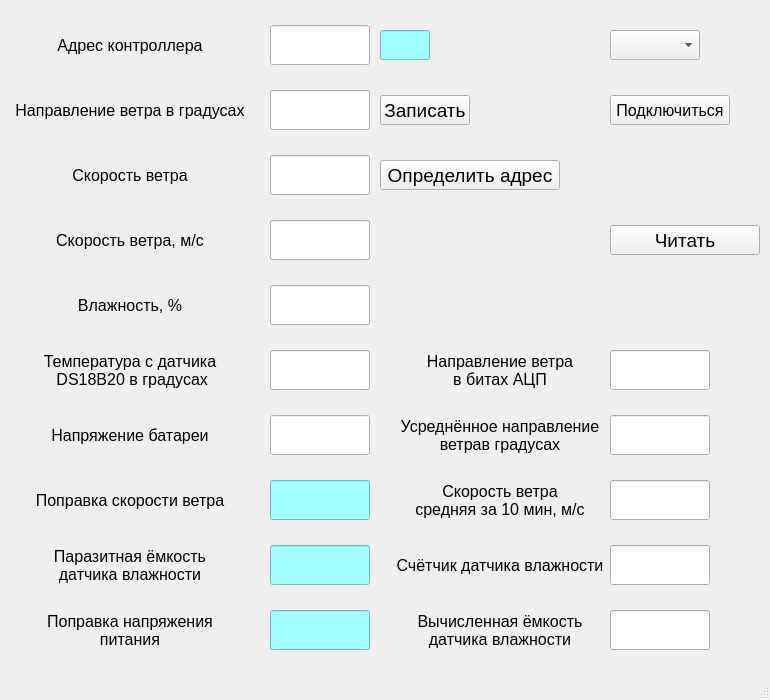
<?xml version="1.0" encoding="UTF-8"?>
<ui version="4.0">
 <class>MainWindow</class>
 <widget class="QMainWindow" name="MainWindow">
  <property name="geometry">
   <rect>
    <x>0</x>
    <y>0</y>
    <width>770</width>
    <height>700</height>
   </rect>
  </property>
  <property name="minimumSize">
   <size>
    <width>770</width>
    <height>700</height>
   </size>
  </property>
  <property name="maximumSize">
   <size>
    <width>810</width>
    <height>700</height>
   </size>
  </property>
  <property name="windowTitle">
   <string>Контроллер метеостанции</string>
  </property>
  <widget class="QWidget" name="centralwidget">
   <layout class="QGridLayout" name="gridLayout">
    <property name="leftMargin">
     <number>10</number>
    </property>
    <property name="topMargin">
     <number>10</number>
    </property>
    <property name="rightMargin">
     <number>10</number>
    </property>
    <property name="bottomMargin">
     <number>10</number>
    </property>
    <property name="spacing">
     <number>10</number>
    </property>
    <item row="6" column="0" colspan="4">
     <widget class="QLabel" name="label_6">
      <property name="minimumSize">
       <size>
        <width>240</width>
        <height>0</height>
       </size>
      </property>
      <property name="maximumSize">
       <size>
        <width>240</width>
        <height>16777215</height>
       </size>
      </property>
      <property name="font">
       <font>
        <family>Arial</family>
        <pointsize>12</pointsize>
       </font>
      </property>
      <property name="text">
       <string>Скорость ветра</string>
      </property>
      <property name="alignment">
       <set>Qt::AlignCenter</set>
      </property>
     </widget>
    </item>
    <item row="12" column="4">
     <widget class="QLineEdit" name="voltage">
      <property name="minimumSize">
       <size>
        <width>100</width>
        <height>40</height>
       </size>
      </property>
      <property name="maximumSize">
       <size>
        <width>100</width>
        <height>40</height>
       </size>
      </property>
      <property name="font">
       <font>
        <family>Arial</family>
        <pointsize>14</pointsize>
       </font>
      </property>
      <property name="styleSheet">
       <string notr="true"/>
      </property>
      <property name="alignment">
       <set>Qt::AlignCenter</set>
      </property>
      <property name="readOnly">
       <bool>true</bool>
      </property>
     </widget>
    </item>
    <item row="16" column="0" colspan="4">
     <widget class="QLabel" name="label_15">
      <property name="minimumSize">
       <size>
        <width>240</width>
        <height>0</height>
       </size>
      </property>
      <property name="maximumSize">
       <size>
        <width>240</width>
        <height>16777215</height>
       </size>
      </property>
      <property name="font">
       <font>
        <family>Arial</family>
        <pointsize>12</pointsize>
       </font>
      </property>
      <property name="text">
       <string>Поправка напряжения
питания</string>
      </property>
      <property name="alignment">
       <set>Qt::AlignCenter</set>
      </property>
     </widget>
    </item>
    <item row="11" column="5">
     <widget class="QLabel" name="label_3">
      <property name="minimumSize">
       <size>
        <width>240</width>
        <height>0</height>
       </size>
      </property>
      <property name="maximumSize">
       <size>
        <width>240</width>
        <height>16777215</height>
       </size>
      </property>
      <property name="font">
       <font>
        <family>Arial</family>
        <pointsize>12</pointsize>
       </font>
      </property>
      <property name="text">
       <string>Направление ветра
в битах АЦП</string>
      </property>
      <property name="alignment">
       <set>Qt::AlignCenter</set>
      </property>
     </widget>
    </item>
    <item row="2" column="7">
     <widget class="QComboBox" name="com_port_cb">
      <property name="minimumSize">
       <size>
        <width>90</width>
        <height>30</height>
       </size>
      </property>
      <property name="maximumSize">
       <size>
        <width>90</width>
        <height>30</height>
       </size>
      </property>
      <property name="font">
       <font>
        <family>Arial</family>
        <pointsize>12</pointsize>
       </font>
      </property>
     </widget>
    </item>
    <item row="10" column="0" colspan="4">
     <widget class="QLabel" name="label_10">
      <property name="minimumSize">
       <size>
        <width>240</width>
        <height>0</height>
       </size>
      </property>
      <property name="maximumSize">
       <size>
        <width>240</width>
        <height>16777215</height>
       </size>
      </property>
      <property name="font">
       <font>
        <family>Arial</family>
        <pointsize>12</pointsize>
       </font>
      </property>
      <property name="text">
       <string>Влажность, %</string>
      </property>
      <property name="alignment">
       <set>Qt::AlignCenter</set>
      </property>
     </widget>
    </item>
    <item row="11" column="0" colspan="4">
     <widget class="QLabel" name="label_11">
      <property name="minimumSize">
       <size>
        <width>240</width>
        <height>0</height>
       </size>
      </property>
      <property name="maximumSize">
       <size>
        <width>240</width>
        <height>16777215</height>
       </size>
      </property>
      <property name="font">
       <font>
        <family>Arial</family>
        <pointsize>12</pointsize>
       </font>
      </property>
      <property name="text">
       <string>Температура с датчика
 DS18B20 в градусах</string>
      </property>
      <property name="alignment">
       <set>Qt::AlignCenter</set>
      </property>
     </widget>
    </item>
    <item row="4" column="4">
     <widget class="QLineEdit" name="direct_wind">
      <property name="minimumSize">
       <size>
        <width>100</width>
        <height>40</height>
       </size>
      </property>
      <property name="maximumSize">
       <size>
        <width>100</width>
        <height>40</height>
       </size>
      </property>
      <property name="font">
       <font>
        <family>Arial</family>
        <pointsize>14</pointsize>
       </font>
      </property>
      <property name="styleSheet">
       <string notr="true"/>
      </property>
      <property name="alignment">
       <set>Qt::AlignCenter</set>
      </property>
      <property name="readOnly">
       <bool>true</bool>
      </property>
     </widget>
    </item>
    <item row="11" column="4">
     <widget class="QLineEdit" name="temp_ds18b20">
      <property name="minimumSize">
       <size>
        <width>100</width>
        <height>40</height>
       </size>
      </property>
      <property name="maximumSize">
       <size>
        <width>100</width>
        <height>40</height>
       </size>
      </property>
      <property name="font">
       <font>
        <family>Arial</family>
        <pointsize>14</pointsize>
       </font>
      </property>
      <property name="styleSheet">
       <string notr="true"/>
      </property>
      <property name="alignment">
       <set>Qt::AlignCenter</set>
      </property>
      <property name="readOnly">
       <bool>true</bool>
      </property>
     </widget>
    </item>
    <item row="13" column="7">
     <widget class="QLineEdit" name="speed_wind_avarage">
      <property name="minimumSize">
       <size>
        <width>100</width>
        <height>40</height>
       </size>
      </property>
      <property name="maximumSize">
       <size>
        <width>100</width>
        <height>40</height>
       </size>
      </property>
      <property name="font">
       <font>
        <family>Arial</family>
        <pointsize>14</pointsize>
       </font>
      </property>
      <property name="styleSheet">
       <string notr="true"/>
      </property>
      <property name="alignment">
       <set>Qt::AlignCenter</set>
      </property>
      <property name="readOnly">
       <bool>true</bool>
      </property>
     </widget>
    </item>
    <item row="11" column="7">
     <widget class="QLineEdit" name="direct_wind_acp">
      <property name="minimumSize">
       <size>
        <width>100</width>
        <height>40</height>
       </size>
      </property>
      <property name="maximumSize">
       <size>
        <width>100</width>
        <height>40</height>
       </size>
      </property>
      <property name="font">
       <font>
        <family>Arial</family>
        <pointsize>14</pointsize>
       </font>
      </property>
      <property name="styleSheet">
       <string notr="true"/>
      </property>
      <property name="text">
       <string/>
      </property>
      <property name="alignment">
       <set>Qt::AlignCenter</set>
      </property>
      <property name="readOnly">
       <bool>true</bool>
      </property>
     </widget>
    </item>
    <item row="7" column="4">
     <widget class="QLineEdit" name="speed_wind_metr">
      <property name="minimumSize">
       <size>
        <width>100</width>
        <height>40</height>
       </size>
      </property>
      <property name="maximumSize">
       <size>
        <width>100</width>
        <height>40</height>
       </size>
      </property>
      <property name="font">
       <font>
        <family>Arial</family>
        <pointsize>14</pointsize>
       </font>
      </property>
      <property name="styleSheet">
       <string notr="true"/>
      </property>
      <property name="alignment">
       <set>Qt::AlignCenter</set>
      </property>
      <property name="readOnly">
       <bool>true</bool>
      </property>
     </widget>
    </item>
    <item row="13" column="4">
     <widget class="QLineEdit" name="diff_speed_wind">
      <property name="minimumSize">
       <size>
        <width>100</width>
        <height>40</height>
       </size>
      </property>
      <property name="maximumSize">
       <size>
        <width>100</width>
        <height>40</height>
       </size>
      </property>
      <property name="font">
       <font>
        <family>Arial</family>
        <pointsize>14</pointsize>
       </font>
      </property>
      <property name="styleSheet">
       <string notr="true">background-color: rgb(161, 255, 255);</string>
      </property>
      <property name="alignment">
       <set>Qt::AlignCenter</set>
      </property>
     </widget>
    </item>
    <item row="12" column="5">
     <widget class="QLabel" name="label_5">
      <property name="minimumSize">
       <size>
        <width>240</width>
        <height>0</height>
       </size>
      </property>
      <property name="maximumSize">
       <size>
        <width>240</width>
        <height>16777215</height>
       </size>
      </property>
      <property name="font">
       <font>
        <family>Arial</family>
        <pointsize>12</pointsize>
       </font>
      </property>
      <property name="text">
       <string>Усреднённое направление
ветрав градусах</string>
      </property>
      <property name="alignment">
       <set>Qt::AlignCenter</set>
      </property>
     </widget>
    </item>
    <item row="2" column="4">
     <widget class="QLineEdit" name="adr_control">
      <property name="minimumSize">
       <size>
        <width>100</width>
        <height>40</height>
       </size>
      </property>
      <property name="maximumSize">
       <size>
        <width>100</width>
        <height>40</height>
       </size>
      </property>
      <property name="font">
       <font>
        <family>Arial</family>
        <pointsize>14</pointsize>
       </font>
      </property>
      <property name="styleSheet">
       <string notr="true"/>
      </property>
      <property name="text">
       <string/>
      </property>
      <property name="cursorPosition">
       <number>0</number>
      </property>
      <property name="alignment">
       <set>Qt::AlignCenter</set>
      </property>
      <property name="readOnly">
       <bool>true</bool>
      </property>
     </widget>
    </item>
    <item row="10" column="4">
     <widget class="QLineEdit" name="humidity">
      <property name="minimumSize">
       <size>
        <width>100</width>
        <height>40</height>
       </size>
      </property>
      <property name="maximumSize">
       <size>
        <width>100</width>
        <height>40</height>
       </size>
      </property>
      <property name="font">
       <font>
        <family>Arial</family>
        <pointsize>14</pointsize>
       </font>
      </property>
      <property name="styleSheet">
       <string notr="true"/>
      </property>
      <property name="alignment">
       <set>Qt::AlignCenter</set>
      </property>
      <property name="readOnly">
       <bool>true</bool>
      </property>
     </widget>
    </item>
    <item row="14" column="0" colspan="4">
     <widget class="QLabel" name="label_13">
      <property name="minimumSize">
       <size>
        <width>240</width>
        <height>0</height>
       </size>
      </property>
      <property name="maximumSize">
       <size>
        <width>240</width>
        <height>16777215</height>
       </size>
      </property>
      <property name="font">
       <font>
        <family>Arial</family>
        <pointsize>12</pointsize>
       </font>
      </property>
      <property name="text">
       <string>Паразитная ёмкость
датчика влажности</string>
      </property>
      <property name="alignment">
       <set>Qt::AlignCenter</set>
      </property>
     </widget>
    </item>
    <item row="12" column="0">
     <widget class="QLabel" name="label_16">
      <property name="minimumSize">
       <size>
        <width>240</width>
        <height>0</height>
       </size>
      </property>
      <property name="maximumSize">
       <size>
        <width>240</width>
        <height>16777215</height>
       </size>
      </property>
      <property name="font">
       <font>
        <family>Arial</family>
        <pointsize>12</pointsize>
       </font>
      </property>
      <property name="text">
       <string>Напряжение батареи</string>
      </property>
      <property name="alignment">
       <set>Qt::AlignCenter</set>
      </property>
     </widget>
    </item>
    <item row="12" column="7">
     <widget class="QLineEdit" name="direct_wind_avarage">
      <property name="minimumSize">
       <size>
        <width>100</width>
        <height>40</height>
       </size>
      </property>
      <property name="maximumSize">
       <size>
        <width>100</width>
        <height>40</height>
       </size>
      </property>
      <property name="font">
       <font>
        <family>Arial</family>
        <pointsize>14</pointsize>
       </font>
      </property>
      <property name="styleSheet">
       <string notr="true"/>
      </property>
      <property name="alignment">
       <set>Qt::AlignCenter</set>
      </property>
      <property name="readOnly">
       <bool>true</bool>
      </property>
     </widget>
    </item>
    <item row="4" column="0" colspan="4">
     <widget class="QLabel" name="label_4">
      <property name="minimumSize">
       <size>
        <width>240</width>
        <height>0</height>
       </size>
      </property>
      <property name="maximumSize">
       <size>
        <width>240</width>
        <height>16777215</height>
       </size>
      </property>
      <property name="font">
       <font>
        <family>Arial</family>
        <pointsize>12</pointsize>
       </font>
      </property>
      <property name="text">
       <string>Направление ветра в градусах</string>
      </property>
      <property name="alignment">
       <set>Qt::AlignCenter</set>
      </property>
     </widget>
    </item>
    <item row="14" column="5">
     <widget class="QLabel" name="label_7">
      <property name="minimumSize">
       <size>
        <width>240</width>
        <height>0</height>
       </size>
      </property>
      <property name="maximumSize">
       <size>
        <width>240</width>
        <height>16777215</height>
       </size>
      </property>
      <property name="font">
       <font>
        <family>Arial</family>
        <pointsize>12</pointsize>
       </font>
      </property>
      <property name="text">
       <string>Счётчик датчика влажности</string>
      </property>
      <property name="alignment">
       <set>Qt::AlignCenter</set>
      </property>
     </widget>
    </item>
    <item row="16" column="4">
     <widget class="QLineEdit" name="diff_voltage">
      <property name="minimumSize">
       <size>
        <width>100</width>
        <height>40</height>
       </size>
      </property>
      <property name="maximumSize">
       <size>
        <width>100</width>
        <height>40</height>
       </size>
      </property>
      <property name="font">
       <font>
        <family>Arial</family>
        <pointsize>14</pointsize>
       </font>
      </property>
      <property name="styleSheet">
       <string notr="true">background-color: rgb(161, 255, 255);</string>
      </property>
      <property name="alignment">
       <set>Qt::AlignCenter</set>
      </property>
     </widget>
    </item>
    <item row="14" column="4">
     <widget class="QLineEdit" name="diff_humidity">
      <property name="minimumSize">
       <size>
        <width>100</width>
        <height>40</height>
       </size>
      </property>
      <property name="maximumSize">
       <size>
        <width>100</width>
        <height>40</height>
       </size>
      </property>
      <property name="font">
       <font>
        <family>Arial</family>
        <pointsize>14</pointsize>
       </font>
      </property>
      <property name="styleSheet">
       <string notr="true">background-color: rgb(161, 255, 255);</string>
      </property>
      <property name="alignment">
       <set>Qt::AlignCenter</set>
      </property>
     </widget>
    </item>
    <item row="16" column="5">
     <widget class="QLabel" name="label_14">
      <property name="minimumSize">
       <size>
        <width>240</width>
        <height>0</height>
       </size>
      </property>
      <property name="maximumSize">
       <size>
        <width>240</width>
        <height>16777215</height>
       </size>
      </property>
      <property name="font">
       <font>
        <family>Arial</family>
        <pointsize>12</pointsize>
       </font>
      </property>
      <property name="text">
       <string>Вычисленная ёмкость
датчика влажности</string>
      </property>
      <property name="alignment">
       <set>Qt::AlignCenter</set>
      </property>
     </widget>
    </item>
    <item row="6" column="4">
     <widget class="QLineEdit" name="speed_wind">
      <property name="minimumSize">
       <size>
        <width>100</width>
        <height>40</height>
       </size>
      </property>
      <property name="maximumSize">
       <size>
        <width>100</width>
        <height>40</height>
       </size>
      </property>
      <property name="font">
       <font>
        <family>Arial</family>
        <pointsize>14</pointsize>
       </font>
      </property>
      <property name="styleSheet">
       <string notr="true"/>
      </property>
      <property name="alignment">
       <set>Qt::AlignCenter</set>
      </property>
      <property name="readOnly">
       <bool>true</bool>
      </property>
     </widget>
    </item>
    <item row="2" column="0" colspan="4">
     <widget class="QLabel" name="label">
      <property name="minimumSize">
       <size>
        <width>240</width>
        <height>0</height>
       </size>
      </property>
      <property name="maximumSize">
       <size>
        <width>240</width>
        <height>16777215</height>
       </size>
      </property>
      <property name="font">
       <font>
        <family>Arial</family>
        <pointsize>12</pointsize>
       </font>
      </property>
      <property name="text">
       <string>Адрес контроллера</string>
      </property>
      <property name="alignment">
       <set>Qt::AlignCenter</set>
      </property>
     </widget>
    </item>
    <item row="13" column="5">
     <widget class="QLabel" name="label_9">
      <property name="minimumSize">
       <size>
        <width>240</width>
        <height>0</height>
       </size>
      </property>
      <property name="maximumSize">
       <size>
        <width>240</width>
        <height>16777215</height>
       </size>
      </property>
      <property name="font">
       <font>
        <family>Arial</family>
        <pointsize>12</pointsize>
       </font>
      </property>
      <property name="text">
       <string>Скорость ветра
средняя за 10 мин, м/с</string>
      </property>
      <property name="alignment">
       <set>Qt::AlignCenter</set>
      </property>
     </widget>
    </item>
    <item row="14" column="7">
     <widget class="QLineEdit" name="humidity_counter">
      <property name="minimumSize">
       <size>
        <width>100</width>
        <height>40</height>
       </size>
      </property>
      <property name="maximumSize">
       <size>
        <width>100</width>
        <height>40</height>
       </size>
      </property>
      <property name="font">
       <font>
        <family>Arial</family>
        <pointsize>14</pointsize>
       </font>
      </property>
      <property name="styleSheet">
       <string notr="true"/>
      </property>
      <property name="alignment">
       <set>Qt::AlignCenter</set>
      </property>
      <property name="readOnly">
       <bool>true</bool>
      </property>
     </widget>
    </item>
    <item row="2" column="5">
     <widget class="QLineEdit" name="adr_control_start">
      <property name="minimumSize">
       <size>
        <width>50</width>
        <height>30</height>
       </size>
      </property>
      <property name="maximumSize">
       <size>
        <width>50</width>
        <height>30</height>
       </size>
      </property>
      <property name="font">
       <font>
        <family>Arial</family>
        <pointsize>14</pointsize>
       </font>
      </property>
      <property name="styleSheet">
       <string notr="true">background-color: rgb(161, 255, 255);</string>
      </property>
      <property name="text">
       <string/>
      </property>
      <property name="cursorPosition">
       <number>0</number>
      </property>
      <property name="alignment">
       <set>Qt::AlignCenter</set>
      </property>
     </widget>
    </item>
    <item row="7" column="0">
     <widget class="QLabel" name="label_8">
      <property name="minimumSize">
       <size>
        <width>240</width>
        <height>0</height>
       </size>
      </property>
      <property name="maximumSize">
       <size>
        <width>240</width>
        <height>16777215</height>
       </size>
      </property>
      <property name="font">
       <font>
        <family>Arial</family>
        <pointsize>12</pointsize>
       </font>
      </property>
      <property name="text">
       <string>Скорость ветра, м/с</string>
      </property>
      <property name="alignment">
       <set>Qt::AlignCenter</set>
      </property>
     </widget>
    </item>
    <item row="6" column="5">
     <widget class="QPushButton" name="find_addr_btn">
      <property name="minimumSize">
       <size>
        <width>180</width>
        <height>30</height>
       </size>
      </property>
      <property name="maximumSize">
       <size>
        <width>180</width>
        <height>30</height>
       </size>
      </property>
      <property name="font">
       <font>
        <family>Arial</family>
        <pointsize>14</pointsize>
       </font>
      </property>
      <property name="text">
       <string>Определить адрес</string>
      </property>
     </widget>
    </item>
    <item row="16" column="7">
     <widget class="QLineEdit" name="calc_humidity">
      <property name="minimumSize">
       <size>
        <width>100</width>
        <height>40</height>
       </size>
      </property>
      <property name="maximumSize">
       <size>
        <width>100</width>
        <height>40</height>
       </size>
      </property>
      <property name="font">
       <font>
        <family>Arial</family>
        <pointsize>14</pointsize>
       </font>
      </property>
      <property name="styleSheet">
       <string notr="true"/>
      </property>
      <property name="alignment">
       <set>Qt::AlignCenter</set>
      </property>
      <property name="readOnly">
       <bool>true</bool>
      </property>
     </widget>
    </item>
    <item row="13" column="0" colspan="4">
     <widget class="QLabel" name="label_12">
      <property name="minimumSize">
       <size>
        <width>240</width>
        <height>0</height>
       </size>
      </property>
      <property name="maximumSize">
       <size>
        <width>240</width>
        <height>16777215</height>
       </size>
      </property>
      <property name="font">
       <font>
        <family>Arial</family>
        <pointsize>12</pointsize>
       </font>
      </property>
      <property name="text">
       <string>Поправка скорости ветра</string>
      </property>
      <property name="alignment">
       <set>Qt::AlignCenter</set>
      </property>
     </widget>
    </item>
    <item row="4" column="5">
     <widget class="QPushButton" name="write_adr_btn">
      <property name="minimumSize">
       <size>
        <width>90</width>
        <height>30</height>
       </size>
      </property>
      <property name="maximumSize">
       <size>
        <width>90</width>
        <height>30</height>
       </size>
      </property>
      <property name="font">
       <font>
        <family>Arial</family>
        <pointsize>14</pointsize>
       </font>
      </property>
      <property name="text">
       <string>Записать</string>
      </property>
     </widget>
    </item>
    <item row="4" column="7">
     <widget class="QPushButton" name="connect_btn">
      <property name="minimumSize">
       <size>
        <width>120</width>
        <height>30</height>
       </size>
      </property>
      <property name="maximumSize">
       <size>
        <width>120</width>
        <height>30</height>
       </size>
      </property>
      <property name="font">
       <font>
        <family>Arial</family>
        <pointsize>12</pointsize>
       </font>
      </property>
      <property name="text">
       <string>Подключиться</string>
      </property>
     </widget>
    </item>
    <item row="7" column="7">
     <widget class="QPushButton" name="read_base_btn">
      <property name="minimumSize">
       <size>
        <width>150</width>
        <height>30</height>
       </size>
      </property>
      <property name="maximumSize">
       <size>
        <width>150</width>
        <height>30</height>
       </size>
      </property>
      <property name="font">
       <font>
        <family>Arial</family>
        <pointsize>14</pointsize>
       </font>
      </property>
      <property name="text">
       <string>Читать</string>
      </property>
     </widget>
    </item>
   </layout>
  </widget>
  <widget class="QStatusBar" name="statusBar">
   <property name="font">
    <font>
     <family>Arial</family>
     <pointsize>12</pointsize>
    </font>
   </property>
  </widget>
 </widget>
 <resources/>
 <connections/>
</ui>
